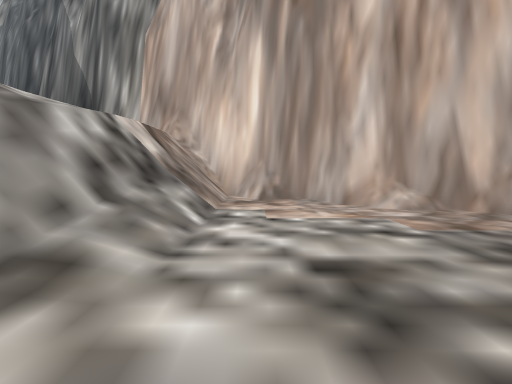
View 1 (above)

24 first-person views from a walk through a scene from a Unity 3-D project. The camera is 1.5 m above the floor, tilts 4° down and sees 85° across. The floor is counted in squares, 2 m on a side. Each view is taken from the middle of a square. On the plan, view 1 faces up. The plan holds only what a view shows up to about 10 squares ahead; the rest is blank. The place goes on beyond the plan. The player character is not drawn.

View 2
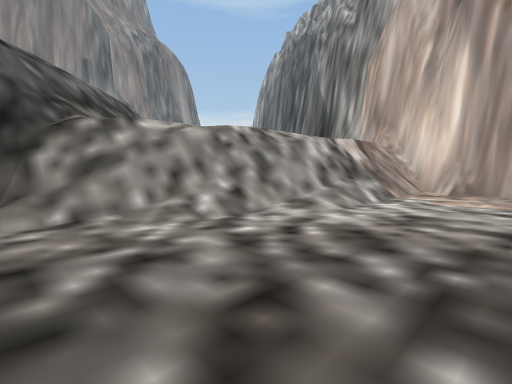

View 3
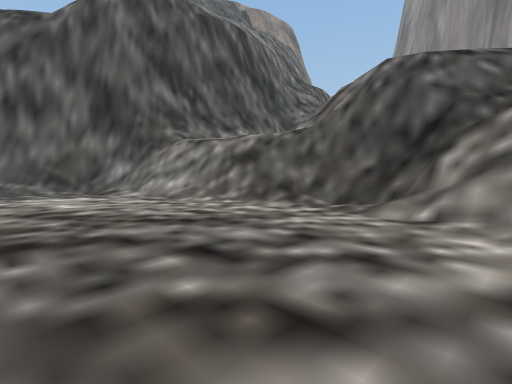

View 4
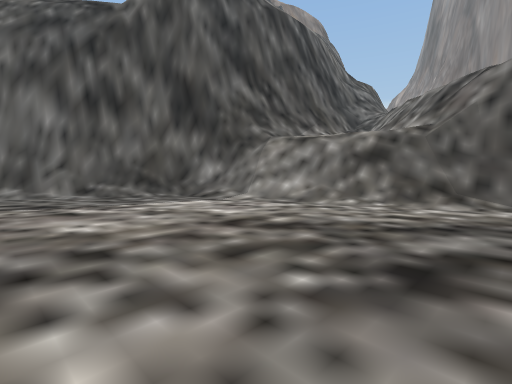

View 5
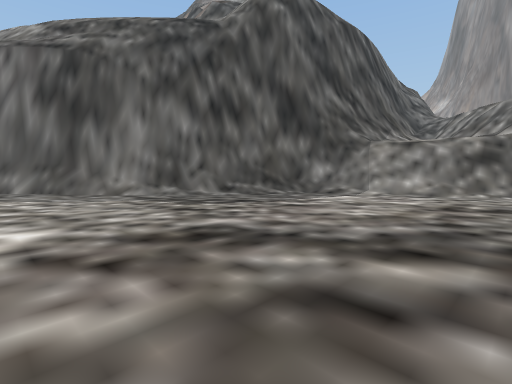

View 6
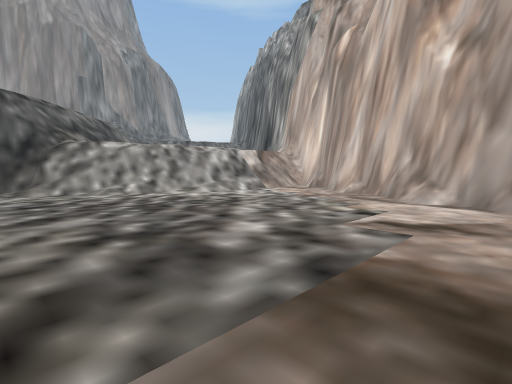

View 7
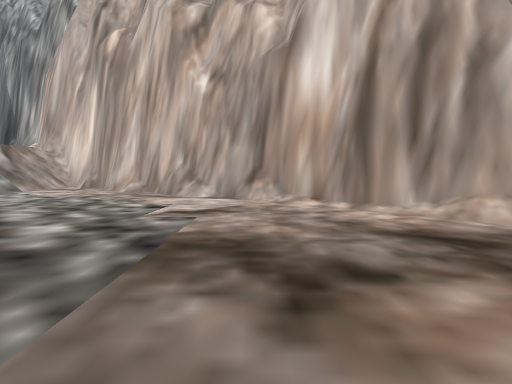

View 8
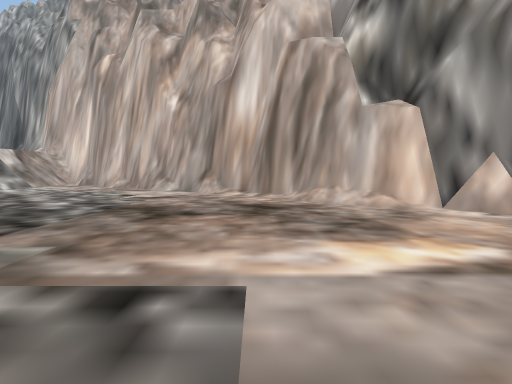

View 9
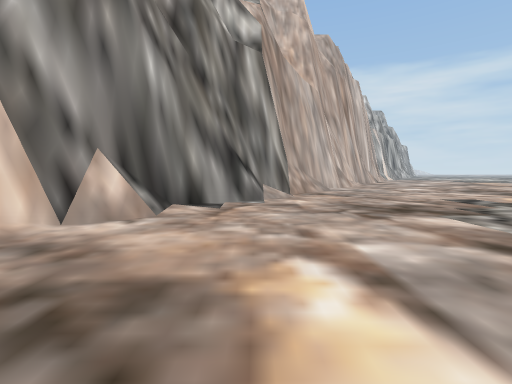

View 10
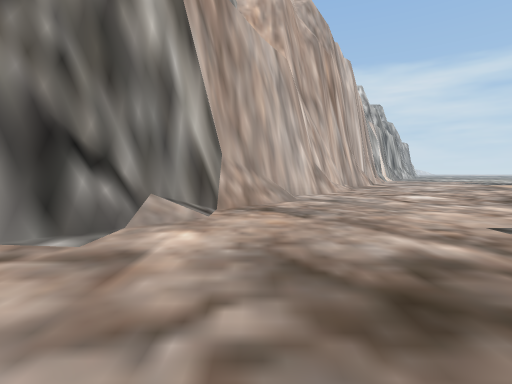

View 11
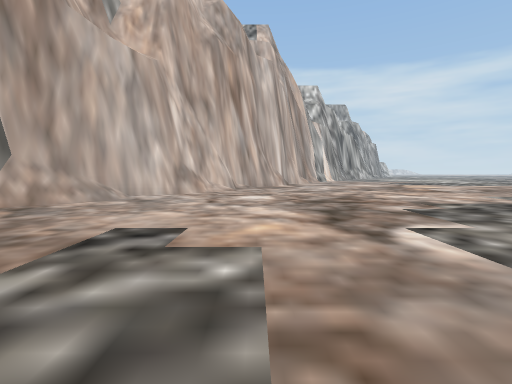

View 12
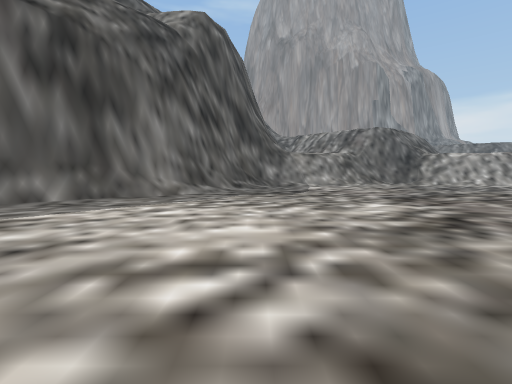

View 13
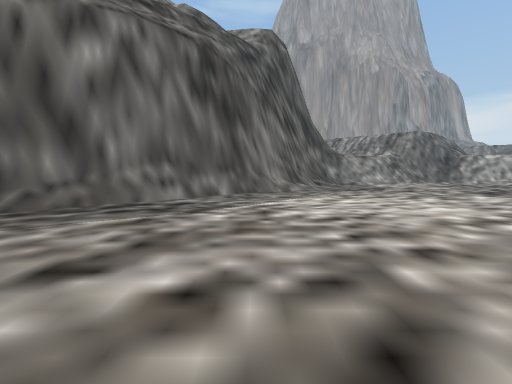

View 14
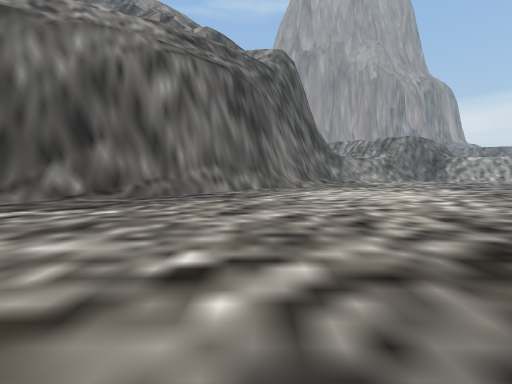

View 15
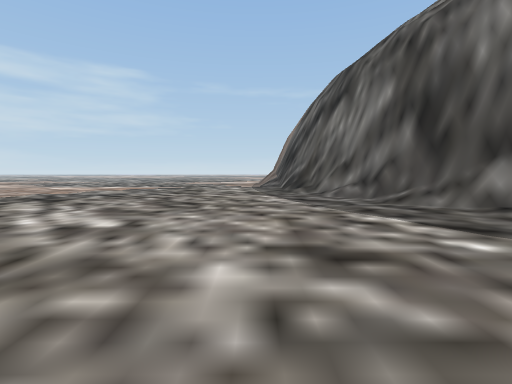

View 16
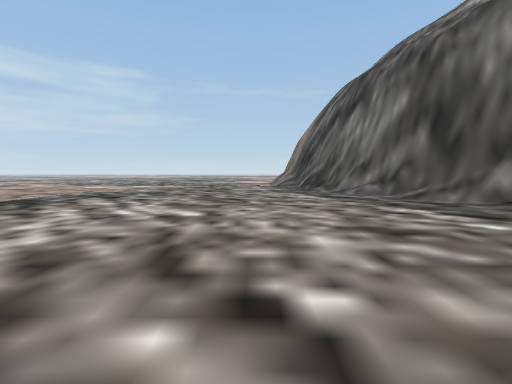

View 17
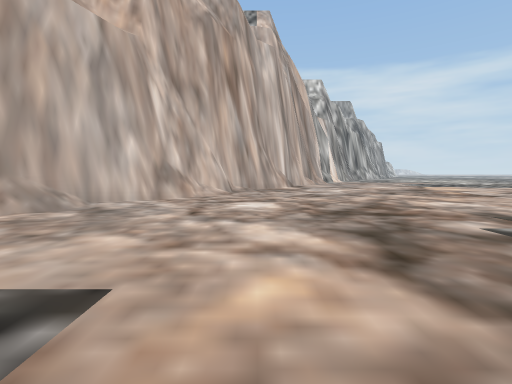

View 18
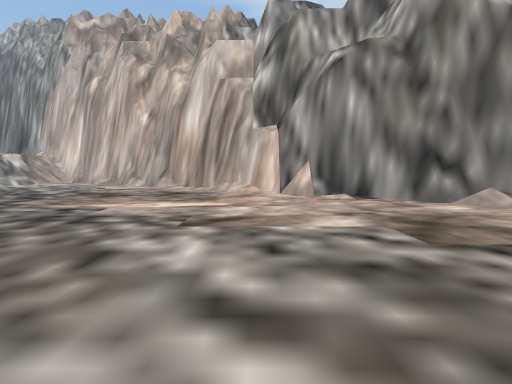

View 19
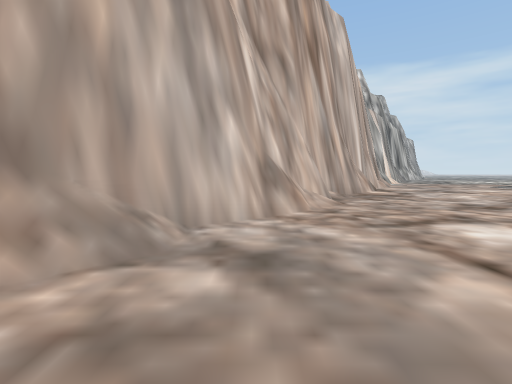

View 20
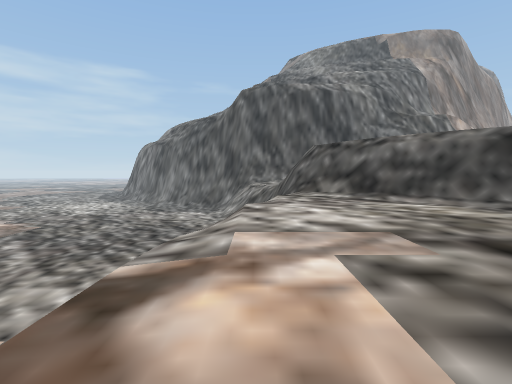

View 21
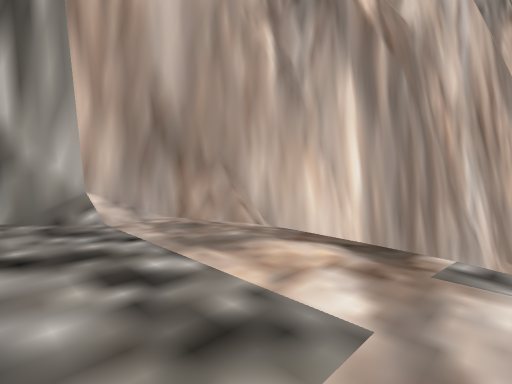

View 22
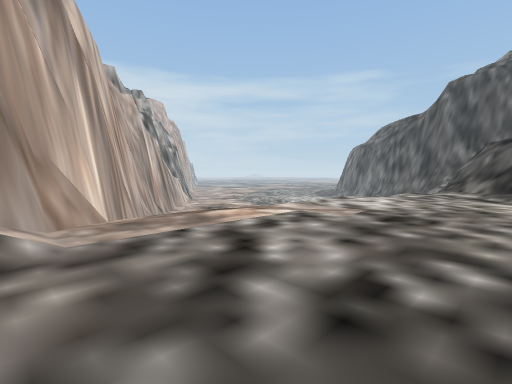

View 23
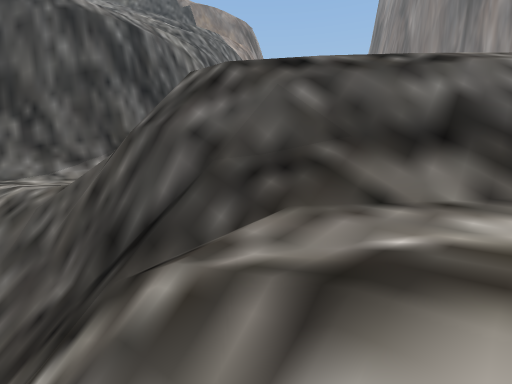

View 24
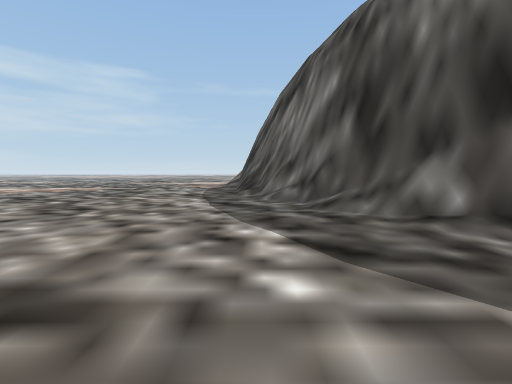

### Floor plan
Key: @ floor where view 1 was taken; # wall or solid block; . main floor; : floor 4 m higher than the main floor; + floor 4.5 m higher than the main floor; * floor 7.75 m higher than the main floor; / step, stairs or slope; = window, fence, low wall or low ledge; v drop or lower ground.
Columns run from 8 left of view 1 to 26 right of it. Each row starts with its distance up from view 1.
 12   ###
 11 :::/##
 10 :::::###
  9 ::::://##
  8 :::::///###
  7 :::::://..###
  6 :::::/#/.../##
  5 :::::/v/.....###
  4 :::::/v/....../##
  3 :::::/v/........###
  2 /::::/v/........./##
  1 =/::/#/.........../##
  0 =/::/v/.@........../##
 -1 ==///v/............./##
 -2 #==##/.............../##
 -3   v##/.................###
 -4   v##....................##
 -5  *=##/....................###
 -6  #=v#/...................../##
 -7  =+:=#/......................###
 -8    : #/......................./##
 -9   :: #/.........................##
-10   :: =#/.........................##
-11  #==  #/...........................
-12  ###  #/...........................
-13       ##=..........................
-14        ###=/.......................
-15          ###/......................
-16            ##/.....................
-17             ###....................
-18              ###...................
-19                ##...........  .....
-20                 ##...........  ....
-21                 ##=...........
-22                  ##............
-23                   ##............
-24                    #=...........
-25                    ##............
-26                     ##...........

Positions as (right, up) in squares from view 1, and headings:
1: (0, 0), facing up
2: (2, -3), facing up-left
3: (2, -1), facing down-left
4: (4, -4), facing down-left
5: (8, -6), facing down-left
6: (8, -4), facing up-left
7: (8, -5), facing up
8: (10, -8), facing up
9: (10, -5), facing right
10: (14, -7), facing right
11: (14, -12), facing right
12: (14, -13), facing left
13: (16, -17), facing left
14: (19, -18), facing left
15: (16, -18), facing down
16: (17, -17), facing down
17: (16, -12), facing right
18: (13, -12), facing up
19: (19, -9), facing right
20: (-4, 9), facing down
21: (-6, 6), facing up-right
22: (-8, 11), facing down-right
23: (-4, 0), facing down-left
24: (14, -19), facing down
